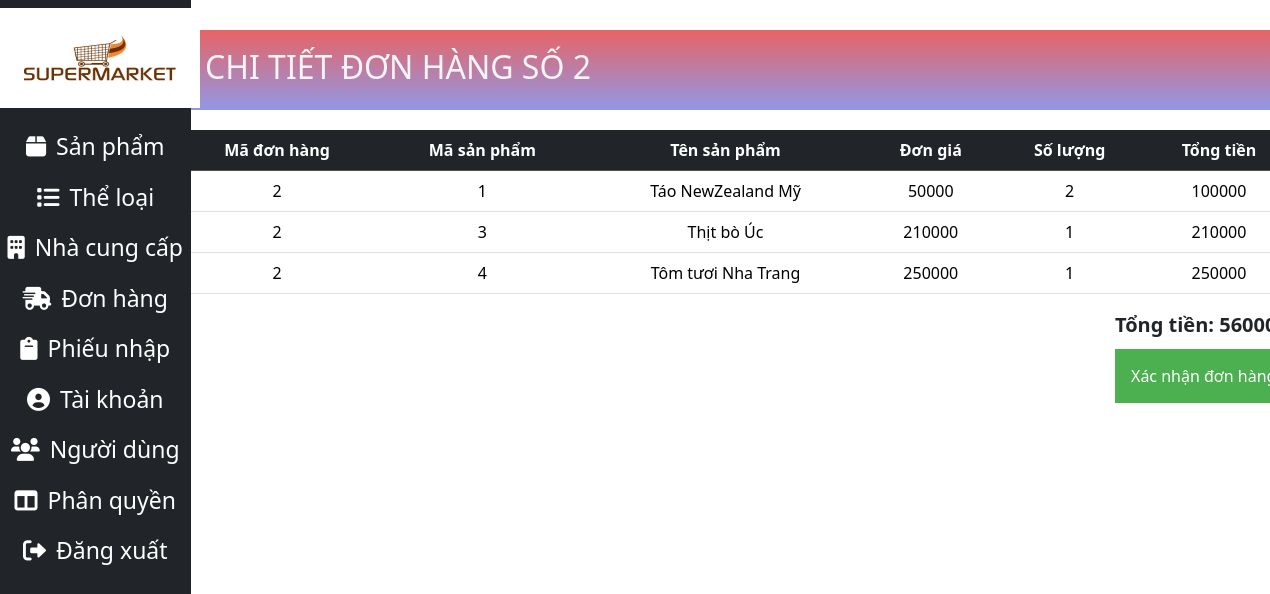
Screenshot of /admin/index.php?action=showOrderDetail&id=2 with the database file from the repository.
### tables this page shows
CREATE TABLE `ct_donhang` (
  `ma_don` int(11) DEFAULT NULL,
  `ma_sp` int(11) DEFAULT NULL,
  `so_luong` int(11) DEFAULT NULL
);

CREATE TABLE `sanpham` (
  `ma_sp` int(11) NOT NULL,
  `ten_sp` varchar(30) NOT NULL,
  `ma_loai` int(11) NOT NULL,
  `so_luong` int(11) NOT NULL,
  `don_gia` int(11) NOT NULL,
  `mo_ta` varchar(100) NOT NULL,
  `hinh` varchar(20) NOT NULL,
  `trang_thai` varchar(10) NOT NULL DEFAULT 'on'
);

### database/database.php (called while the page is built, shortened)
<?php
class Database
{
    private $host = "localhost";
    private $username = "root";
    private $password = "";
    private $database = "sieuthi";
    private $conn;
    public function __construct()
    {
        $this->conn = $this->connectDB();
    }
    private function connectDB()
    {
        $conn = mysqli_connect($this->host, $this->username, $this->password, $this->database);
        mysqli_query($conn,"SET NAMES 'utf8'");
        return $conn;
    }
    public function select($query)
    {
        $result = mysqli_query($this->conn, $query);
        if ($result) {
            $data = mysqli_fetch_all($result, MYSQLI_ASSOC);
            return $data;
        } else {
            die(mysqli_error($this->conn));
        }
    }
}

### admin/model/donhangModel.php (called while the page is built, shortened)
<?php
require_once("../database/database.php");
class DonHangModel{
    private $db;
    public function __construct()
    {
        $this->db = new Database();
    }
    public function getCTDonHang($id) {
        $query = "
            SELECT
                ct_donhang.ma_don AS ma_don,
                ct_donhang.ma_sp AS ma_sp,
                sanpham.ten_sp AS ten_sp,
                ct_donhang.so_luong AS so_luong,
                sanpham.don_gia AS don_gia
            FROM
                ct_donhang
            JOIN
                sanpham
            ON
                ct_donhang.ma_sp = sanpham.ma_sp
            WHERE
                ct_donhang.ma_don = $id";
        return $this->db->select($query);
    }
    public function getOrderByID($orderid){
        $sql = "SELECT * FROM donhang Where ma_don = $orderid";
        $result = $this->db->select($sql);
        return $result[0];
    }
}
?>

### admin/views/ct_donhangView.php (the view, shortened to what this page needs)
<!DOCTYPE html>
<html lang="vi">
<head>
    <link rel="stylesheet" href="../../css/admin.css">
    <link rel="stylesheet" href="https://cdnjs.cloudflare.com/ajax/libs/font-awesome/6.0.0-beta3/css/all.min.css">
    <link href="https://cdn.jsdelivr.net/npm/bootstrap@5.3.3/dist/css/bootstrap.min.css" rel="stylesheet">
</head>
<body>
<div class="product_view">
<div class="product_view_container">
    <h2>CHI TIẾT ĐƠN HÀNG SỐ <?php echo $id;?></h2>
<table class="table table-hover">
        <thead class="table-dark">
            <tr>
                <th>Mã đơn hàng</th>
                <th>Mã sản phẩm</th>
                <th>Tên sản phẩm</th>
                <th>Đơn giá</th>
                <th>Số lượng</th>
                <th>Tổng tiền</th>
            </tr>
        </thead>
        <tbody>
            <?php foreach ($ct_hang as $ct) : ?>
                <tr>
                    <td><?php echo $ct['ma_don']; ?></td>
                    <td><?php echo $ct['ma_sp']; ?></td>
                    <td><?php echo $ct['ten_sp']; ?></td>
                    <td><?php echo $ct['don_gia']; ?></td>
                    <td><?php echo $ct['so_luong']; ?></td>
                    <td><?php echo $ct['tong_tien']; ?></td>
                </tr>
            <?php endforeach; ?>
        </tbody>
    </table>
    <div id="tongtien_orderDetail">
    Tổng tiền: <?php echo $tong;?><br>
    </div>
              <br>
    <?php
if ($trangthai == 1) {
    echo '<a class="btn_xacnhan" href="index.php?action=updateOrder&madon=' . $id . '&trangthai=2">Xác nhận đơn hàng</a>';
} elseif ($trangthai == 2) {
    echo '<a class="btn_xacnhan" href="index.php?action=updateOrder&madon='.$id.'&trangthai=3">Xác nhận giao hàng</a>';
}
?>
</div>
</div>
</body>
</html>

### css/admin.css (style rules this page uses)
body { margin: 0; padding: 0; width: 100%; height: 100%; }
.product_view { display: flex; justify-content: center; }
.product_view_container { margin-top: 30px; }
.product_view_container table { width: 1120px; margin-left: 200px; }
.product_view_container table tr { text-align: center; }
.product_view h2 { margin-left:200px; margin-bottom: 20px; background: linear-gradient(#e66465, #9198e5); height: 80px; padding-left: 30px; padding-top: 18px; color: whitesmoke; }
#tongtien_orderDetail { margin-left: 1140px; font-size: 20px; font-weight: bold; }
.btn_xacnhan { margin-left: 1140px; text-decoration: none; color: white; background-color: #4CAF50; padding: 16px 16px; }

### rows the page displays
ct_donhang: ma_don "2", ma_sp "1", sanpham.ten_sp "Táo NewZealand Mỹ", sanpham.don_gia "50000", so_luong "2", tong_tien "100000"
ct_donhang: ma_don "2", ma_sp "3", sanpham.ten_sp "Thịt bò Úc", sanpham.don_gia "210000", so_luong "1"
ct_donhang: ma_don "2", ma_sp "4", sanpham.ten_sp "Tôm tươi Nha Trang", sanpham.don_gia "250000", so_luong "1"

### other values shown
$id "2"
